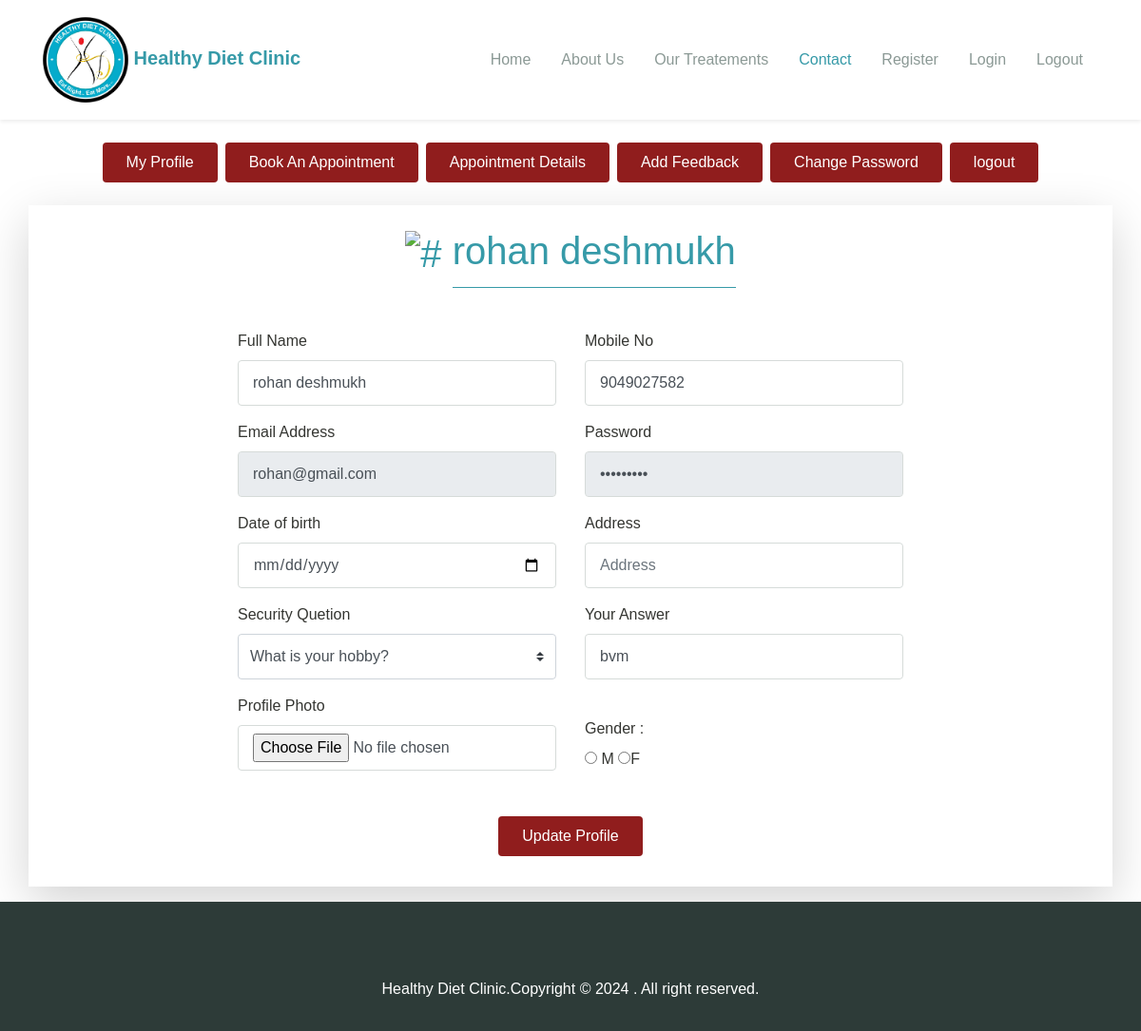
Screenshot of /profile.php (signed in) with the database file from the repository.
### tables this page shows
CREATE TABLE `register` (
  `rid` int(11) NOT NULL,
  `rname` varchar(100) NOT NULL,
  `remail` varchar(100) NOT NULL,
  `rpass` varchar(100) NOT NULL,
  `rmob` bigint(11) NOT NULL,
  `rque` varchar(100) NOT NULL,
  `rans` varchar(100) NOT NULL,
  `rphoto` varchar(200) NOT NULL,
  `radr` varchar(150) NOT NULL,
  `rgender` varchar(20) NOT NULL,
  `rdob` date NOT NULL
);

### session-check.php (called while the page is built)
<?php session_start();
if (!isset($_SESSION['id'])) {
    echo "<script>
       window.location.href='login.php';
     </script>";
  }
  else
  {
    $id = $_SESSION['id'];
include 'connection.php';
$qS="SELECT * FROM register WHERE rid=$id";
$rs=mysqli_query($cn,$qS);
$data = mysqli_fetch_assoc($rs);
}

### profile.php (the view, shortened to what this page needs)
<?php include 'session-check.php';
?>
<!DOCTYPE html>
<html lang="en">
<head>
  <link rel="stylesheet" href="assets/css/maicons.css">
  <link rel="stylesheet" href="https://cdn.jsdelivr.net/npm/bootstrap@4.6.2/dist/css/bootstrap.min.css">
  <link rel="stylesheet" href="https://cdnjs.cloudflare.com/ajax/libs/font-awesome/4.7.0/css/font-awesome.min.css">
  <link rel="stylesheet" href="assets/vendor/owl-carousel/css/owl.carousel.css">
  <link rel="stylesheet" href="assets/vendor/animate/animate.css">
  <link rel="stylesheet" href="assets/css/theme.css">
</head>
<body>
  <?php  include 'topbar.php';?>
  <div class=" overlay-dark bg-image" >
    <div class="my-3">
      <div class="container text-center wow fadeInUp">
       <?php include 'profile-menu.php';?>
      </div>
    </div>
  </div>
  <div class="">
    <div class="container  bg-white shadow-lg py-4 my-3">
      <?php include 'patient-info.php'?>
      <form action="profile.php" method="post" class="main-form" enctype="multipart/form-data">
        <div class="row mt-5 ">
          <div class="col-12 col-sm-6 py-2 wow fadeInLeft">
            <label>Full Name</label>
            <input type="text" class="form-control" placeholder="Full name"
            name="fn" required value="<?php echo $data['rname'];?>">
          </div>
          <div class="col-12 col-sm-6 py-2 wow fadeInRight">
            <label>Mobile No </label>
            <input type="text" class="form-control" placeholder="Mobile No"
            name="mb" required value="<?php echo $data['rmob'];?>">
          </div>
          <div class="col-12 col-sm-6 py-2 wow fadeInLeft">
            <label>Email Address</label>
            <input type="email" class="form-control" placeholder="Email address.."
            name="em" required  value="<?php echo $data['remail'];?>" readonly>
          </div>
          <div class="col-12 col-sm-6 py-2 wow fadeInRight">
            <label>Password</label>
            <input type="password" class="form-control" placeholder="Password.."
            name="pwd" required value="<?php echo $data['rpass'];?>" readonly>
          </div>
          <div class="col-12 col-sm-6 py-2 wow fadeInRight">
            <label>Date of birth</label>
            <input type="date" class="form-control"
            name="dob" required value="<?php echo $data['rdob'];?>">
          </div>
          <div class="col-12 col-sm-6 py-2 wow fadeInRight">
            <label>Address</label>
            <input type="text" class="form-control" placeholder="Address"
            name="adr" required value="<?php echo $data['radr'];?>">
          </div>
          <div class="col-12 col-sm-6 py-2 wow fadeInLeft">
            <label>Security Quetion </label>
            <select name="que"  class="custom-select">
              <option <?php if($data['rque']=="What is Your Hobby"){echo'selected';}?>
              value="What is your hobby">What is your hobby?</option>
            </select>
          </div>
          <div class="col-12 col-sm-6 py-2 wow fadeInRight">
            <label>Your Answer</label>
            <input type="text" class="form-control" placeholder="Answer.."
            name="ans" required value="<?php echo $data['rans'];?>">
          </div>
          <div class="col-12 col-sm-6 py-2 wow fadeInRight">
            <label>Profile Photo</label>
            <input type="file" class="form-control"
            name="ppic"  >
          </div>
          <div class="col-12 mt-4  col-sm-6 py-2 wow fadeInRight">
            <label  >Gender :  </label><br>
            <input type="radio" name="gen" required value="male" <?php if($data['rgender']=='male'){echo 'checked';}?> required> M
            <input type="radio" value="female"  name="gen"  <?php if($data['rgender']=='female'){echo 'checked';}?> required>F
          </div>
          <div class="col-12 py-2 mt-3 wow  fadeInRight text-center">
            <input  type="submit" class="btn btn-primary mt-3 wow zoomIn"
             value="Update Profile"
            name="b1">
          </div>
        </div>
      </form>
    </div>
  </div>
  <?php include  'footer.php';?>
</body>
</html>

### patient-info.php
<h1 class="text-center wow fadeInUp text-primary">
      <img src="<?php echo $data['rphoto'];?>" alt="#" width="50px">
        <span class="border-bottom border-5 border-primary pb-3">
        <?php echo $data['rname'];?>
            </span>
      </h1>

### assets/css/theme.css (style rules this page uses)
:root { --primary: #369aa8; --accent: #FF3D85; --secondary: #4E5AFE; --warning: #EED818; --info: #05B4E1; --danger: #FF4943; --success: #96C93D; --dark: #343531; --light: #F5F9F6; --cs: #596261; --grey: #6E807A; }
body { font-family: "Source Sans Pro", sans-serif; line-height: 1.5; color: #343531; }
.text-primary { color: #369aa8 !important; }
.border-primary { border-color: #369aa8 !important; }
.btn-primary { color: #fff; background-color: #901d1d; border-color: transparent; }
.btn { padding: 8px 24px; }
.form-control { padding: 8px 15px; height: calc(1.5em + 1.375rem + 2px); border-color: #d6dbd9; }
.custom-select { height: calc(1.5em + 1.375rem + 2px); }
.bg-image { position: relative; background-position: center center; background-size: cover; background-repeat: no-repeat; }
.bg-image > * { position: relative; z-index: 10; }
.main-form { display: block; max-width: 700px; margin: 0 auto; }

### rows the page displays
register: rname "rohan deshmukh", fn "rohan deshmukh", mb "9049027582", em "rohan@gmail.com", ans "bvm"
